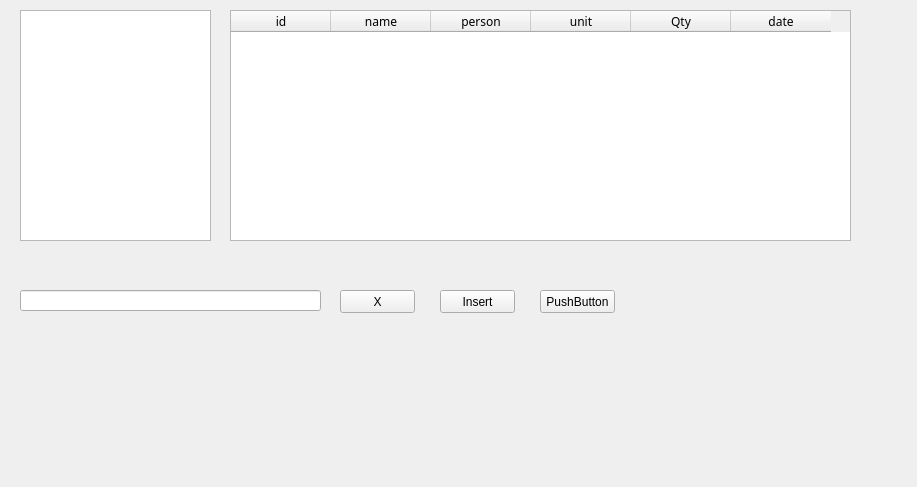
<?xml version="1.0" encoding="UTF-8"?>
<ui version="4.0">
 <class>Form</class>
 <widget class="QWidget" name="Form">
  <property name="windowModality">
   <enum>Qt::WindowModal</enum>
  </property>
  <property name="geometry">
   <rect>
    <x>0</x>
    <y>0</y>
    <width>917</width>
    <height>487</height>
   </rect>
  </property>
  <property name="windowTitle">
   <string>Form</string>
  </property>
  <widget class="QLineEdit" name="lineEdit">
   <property name="geometry">
    <rect>
     <x>20</x>
     <y>290</y>
     <width>301</width>
     <height>21</height>
    </rect>
   </property>
  </widget>
  <widget class="QListWidget" name="listWidget">
   <property name="geometry">
    <rect>
     <x>20</x>
     <y>10</y>
     <width>191</width>
     <height>231</height>
    </rect>
   </property>
  </widget>
  <widget class="QPushButton" name="pushButton">
   <property name="geometry">
    <rect>
     <x>340</x>
     <y>290</y>
     <width>75</width>
     <height>23</height>
    </rect>
   </property>
   <property name="text">
    <string>X</string>
   </property>
  </widget>
  <widget class="QTableWidget" name="tableWidget">
   <property name="geometry">
    <rect>
     <x>230</x>
     <y>10</y>
     <width>621</width>
     <height>231</height>
    </rect>
   </property>
   <column>
    <property name="text">
     <string>id</string>
    </property>
    <property name="font">
     <font>
      <family>Monaco</family>
      <pointsize>9</pointsize>
     </font>
    </property>
   </column>
   <column>
    <property name="text">
     <string>name</string>
    </property>
    <property name="font">
     <font>
      <family>Monaco</family>
      <pointsize>9</pointsize>
     </font>
    </property>
   </column>
   <column>
    <property name="text">
     <string>person</string>
    </property>
    <property name="font">
     <font>
      <family>Monaco</family>
      <pointsize>9</pointsize>
     </font>
    </property>
   </column>
   <column>
    <property name="text">
     <string>unit</string>
    </property>
    <property name="font">
     <font>
      <family>Monaco</family>
      <pointsize>9</pointsize>
     </font>
    </property>
   </column>
   <column>
    <property name="text">
     <string>Qty</string>
    </property>
    <property name="font">
     <font>
      <family>Monaco</family>
      <pointsize>9</pointsize>
     </font>
    </property>
   </column>
   <column>
    <property name="text">
     <string>date</string>
    </property>
    <property name="font">
     <font>
      <family>Monaco</family>
      <pointsize>9</pointsize>
     </font>
    </property>
   </column>
  </widget>
  <widget class="QPushButton" name="pushButton_2">
   <property name="geometry">
    <rect>
     <x>440</x>
     <y>290</y>
     <width>75</width>
     <height>23</height>
    </rect>
   </property>
   <property name="text">
    <string>Insert</string>
   </property>
  </widget>
  <widget class="QPushButton" name="pushButton_3">
   <property name="geometry">
    <rect>
     <x>540</x>
     <y>290</y>
     <width>75</width>
     <height>23</height>
    </rect>
   </property>
   <property name="text">
    <string>PushButton</string>
   </property>
  </widget>
 </widget>
 <resources/>
 <connections>
  <connection>
   <sender>pushButton</sender>
   <signal>clicked()</signal>
   <receiver>listWidget</receiver>
   <slot>clear()</slot>
   <hints>
    <hint type="sourcelabel">
     <x>368</x>
     <y>291</y>
    </hint>
    <hint type="destinationlabel">
     <x>210</x>
     <y>161</y>
    </hint>
   </hints>
  </connection>
  <connection>
   <sender>lineEdit</sender>
   <signal>editingFinished()</signal>
   <receiver>listWidget</receiver>
   <slot>doItemsLayout()</slot>
   <hints>
    <hint type="sourcelabel">
     <x>170</x>
     <y>300</y>
    </hint>
    <hint type="destinationlabel">
     <x>205</x>
     <y>125</y>
    </hint>
   </hints>
  </connection>
  <connection>
   <sender>tableWidget</sender>
   <signal>currentCellChanged(int,int,int,int)</signal>
   <receiver>tableWidget</receiver>
   <slot>selectAll()</slot>
   <hints>
    <hint type="sourcelabel">
     <x>540</x>
     <y>125</y>
    </hint>
    <hint type="destinationlabel">
     <x>540</x>
     <y>125</y>
    </hint>
   </hints>
  </connection>
  <connection>
   <sender>pushButton_2</sender>
   <signal>released()</signal>
   <receiver>tableWidget</receiver>
   <slot>clearSelection()</slot>
   <hints>
    <hint type="sourcelabel">
     <x>473</x>
     <y>295</y>
    </hint>
    <hint type="destinationlabel">
     <x>460</x>
     <y>213</y>
    </hint>
   </hints>
  </connection>
 </connections>
</ui>
